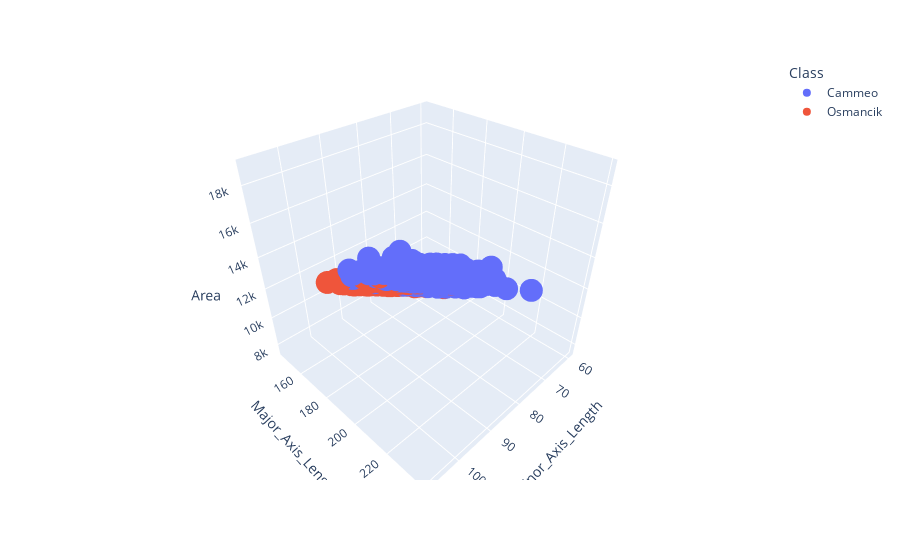

Notebook code cell kept with this figure:
### Code cell
x_axis_data, y_axis_data, z_axis_data = 'Minor_Axis_Length', 'Major_Axis_Length', 'Area'
px.scatter_3d(rice_dataset, x=x_axis_data, y=y_axis_data, z=z_axis_data, color='Class', size_max=2).show()

### Figure 1 — Plotly figure (JSON) as saved in the notebook; plotly's stock layout.template omitted (floating-point values rounded to 4 significant figures; data arrays with more than 128 entries replaced by an {"elided": "..."} marker saying what was removed)
{"data": [{"hovertemplate": "Class=Cammeo<br>Minor_Axis_Length=%{x}<br>Major_Axis_Length=%{y}<br>Area=%{z}<extra></extra>", "legendgroup": "Cammeo", "marker": {"color": "#636efa", "symbol": "circle"}, "mode": "markers", "name": "Cammeo", "scene": "scene", "showlegend": true, "type": "scatter3d", "x": {"elided": "1630 float values"}, "y": {"elided": "1630 float values"}, "z": {"elided": "1630 int values"}}, {"hovertemplate": "Class=Osmancik<br>Minor_Axis_Length=%{x}<br>Major_Axis_Length=%{y}<br>Area=%{z}<extra></extra>", "legendgroup": "Osmancik", "marker": {"color": "#EF553B", "symbol": "circle"}, "mode": "markers", "name": "Osmancik", "scene": "scene", "showlegend": true, "type": "scatter3d", "x": {"elided": "2180 float values"}, "y": {"elided": "2180 float values"}, "z": {"elided": "2180 int values"}}], "layout": {"legend": {"title": {"text": "Class"}, "tracegroupgap": 0}, "margin": {"t": 60}, "scene": {"domain": {"x": [0, 1], "y": [0, 1]}, "xaxis": {"title": {"text": "Minor_Axis_Length"}}, "yaxis": {"title": {"text": "Major_Axis_Length"}}, "zaxis": {"title": {"text": "Area"}}}}}
